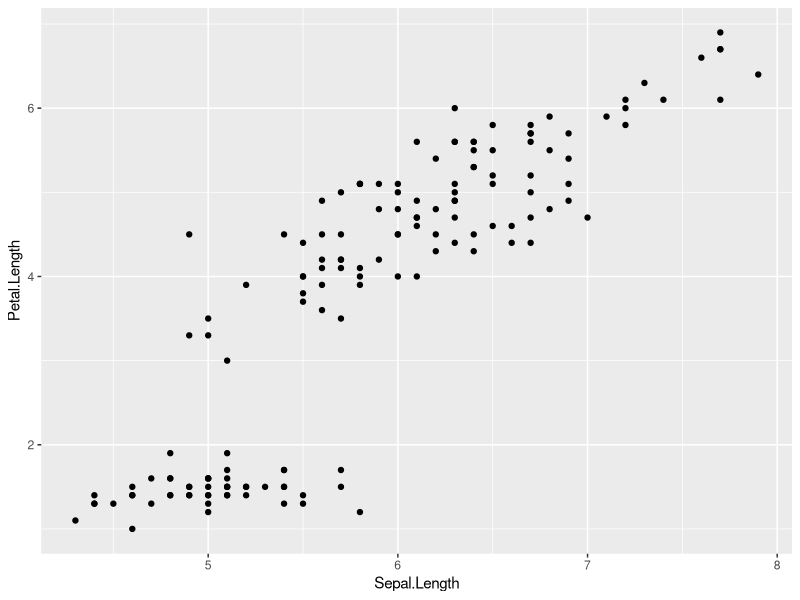
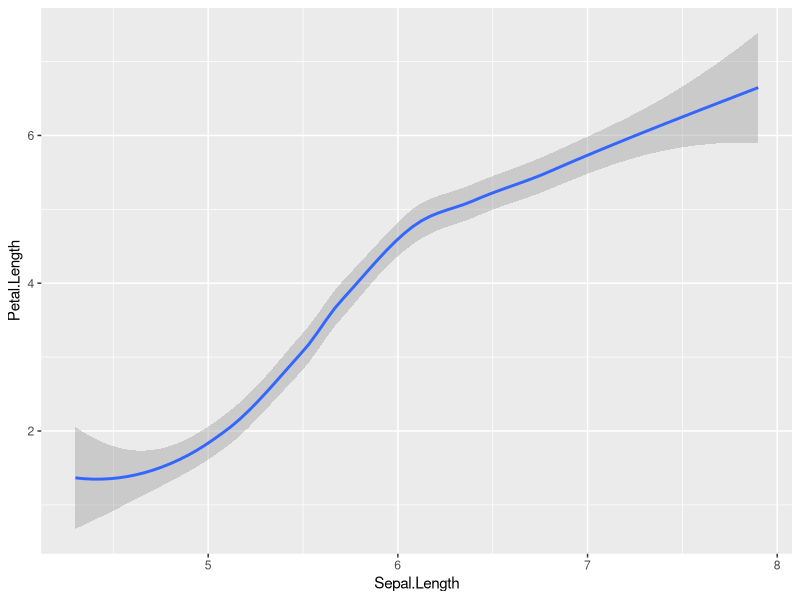
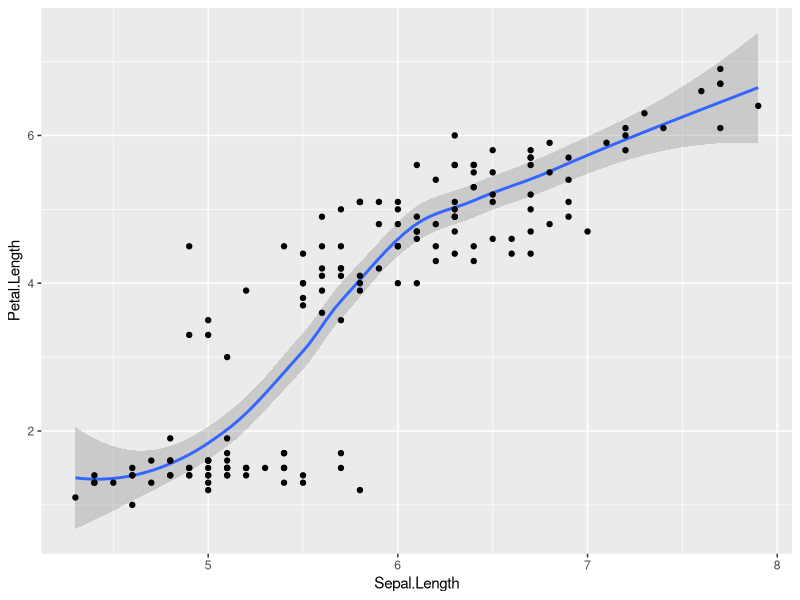
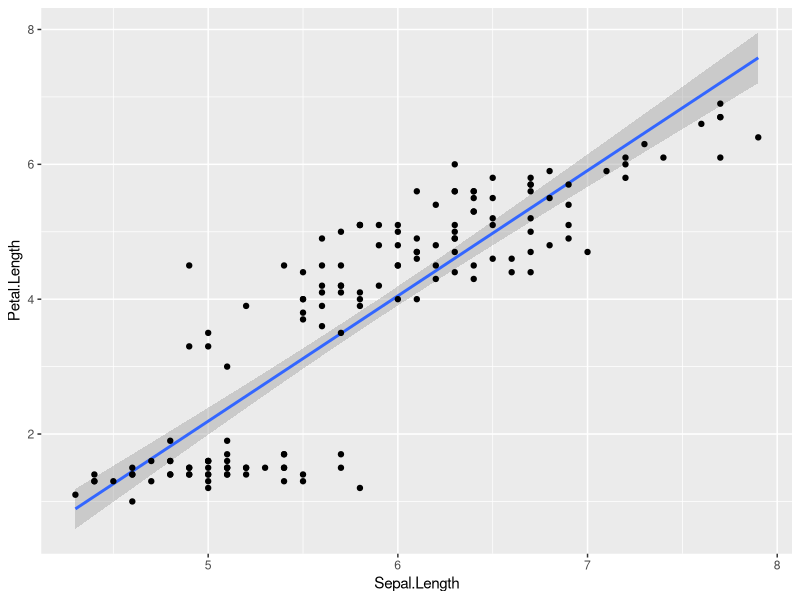
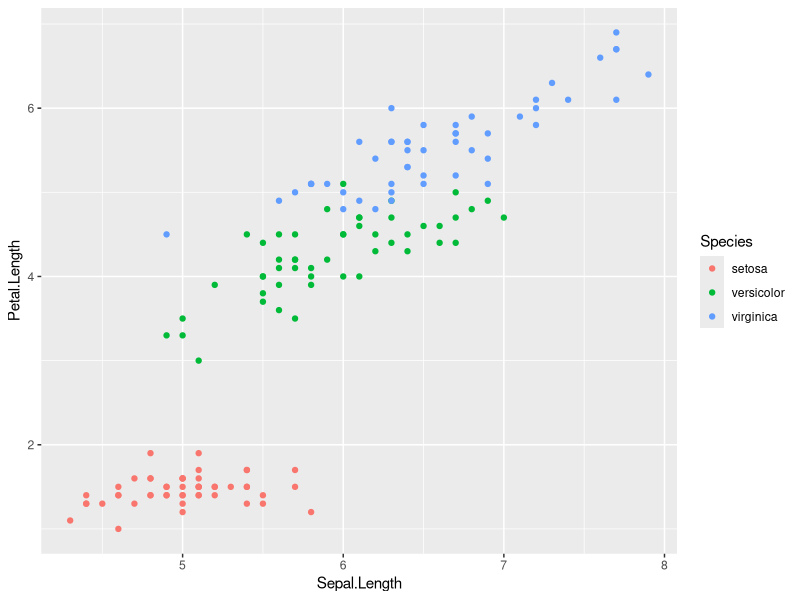
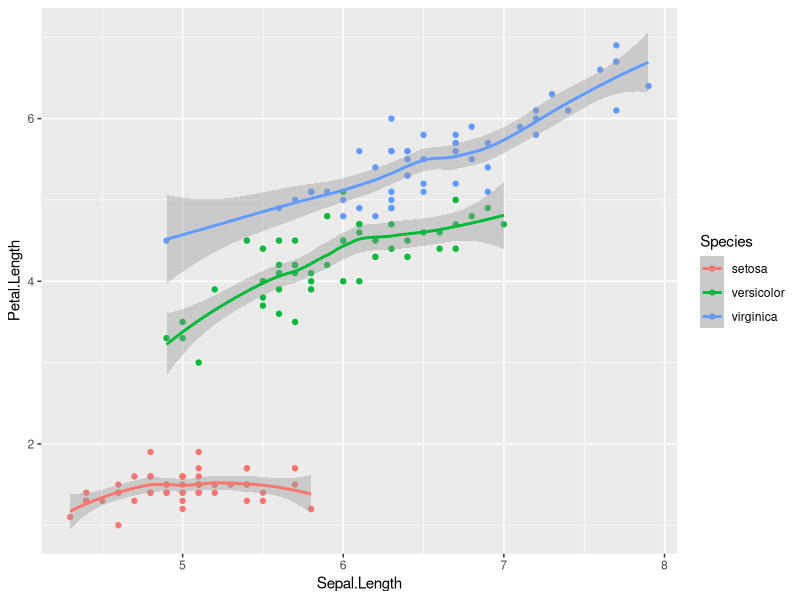
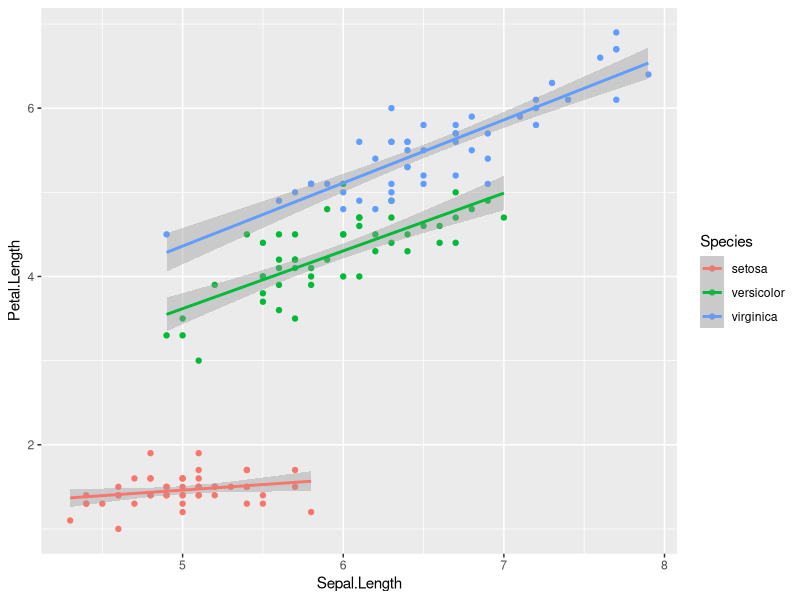
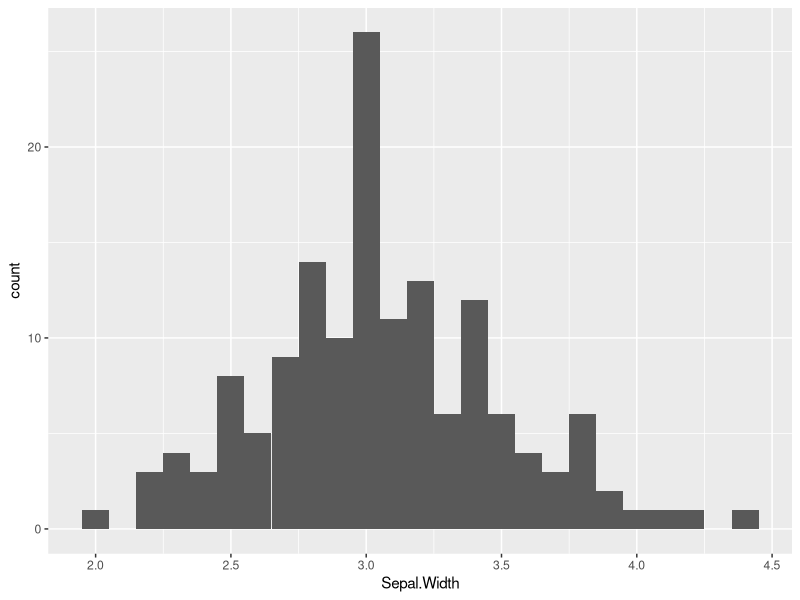

Write R code to recreate these figures, in order.
## ---- chunk 1
library(tidyverse)
## ---- chunk 2
iris %>%
  ggplot(aes(x = Sepal.Length, y = Petal.Length)) +
  geom_point()
## ---- chunk 3
iris %>%
  ggplot(aes(x = Sepal.Length, y = Petal.Length)) +
  geom_smooth()
## ---- chunk 4
iris %>%
  ggplot(aes(x = Sepal.Length, y = Petal.Length)) +
  geom_smooth() +
  geom_point()
## ---- chunk 5
iris %>%
  ggplot(aes(x = Sepal.Length, y = Petal.Length)) +
  geom_smooth(method = "lm") +
  geom_point()
## ---- chunk 6
iris %>%
  ggplot(aes(x = Sepal.Length, y = Petal.Length, colour = Species)) +
  geom_point()
## ---- chunk 7
iris %>%
  ggplot(aes(x = Sepal.Length, y = Petal.Length, colour = Species)) +
  geom_point() +
  geom_smooth()
## ---- chunk 8
iris %>%
  ggplot(aes(x = Sepal.Length, y = Petal.Length, colour = Species)) +
  geom_point() +
  geom_smooth(method = "lm")
## ---- chunk 9
iris %>%
  ggplot(aes(x = Sepal.Width)) +
  geom_histogram(binwidth = 0.1)
## ---- chunk 10
iris %>%
  ggplot(aes(x = Sepal.Length)) +
  geom_density()
## ---- chunk 11
iris %>%
  ggplot(aes(x = Sepal.Length, fill = Species)) +
  geom_density()
## ---- chunk 12
iris %>%
  ggplot(aes(x = Sepal.Length, fill = Species)) +
  geom_density(alpha = 0.5)  # 50% transparency
## ---- chunk 13
iris %>%
  group_by(Species) %>%
  rename(SL = Sepal.Length) %>%
  summarise(n = n(), Sepal.Length = mean(SL), stdev = sd(SL)) %>%
  ggplot(aes(x = Species, y = Sepal.Length, fill = Species)) +
  geom_bar(stat = "identity") +
  geom_errorbar(aes(ymin=Sepal.Length-stdev, ymax=Sepal.Length+stdev),
                width=.3, position=position_dodge(.9))
## ---- chunk 14
iris %>%
  ggplot(aes(x = Species, y = Sepal.Length, fill = Species)) +
  geom_violin(alpha = 0.5) +
  geom_boxplot(width = 0.2)
## ---- chunk 15
haggis <- read_csv("files/quant-data-vis/haggis.csv")
## ---- chunk 16
haggis %>%
  ggplot(aes(x = group, y = height, fill = group)) +
  geom_violin(alpha = 0.5) +
  geom_boxplot(width = 0.1)
## ---- chunk 17
haggis %>%
  ggplot(aes(x = height, fill = music_taste)) +
  geom_density(alpha = 0.5)
## ---- chunk 18
haggis %>%
  ggplot(aes(x = age, fill = music_taste)) +
  geom_density(alpha = 0.5)
## ---- chunk 19
haggis %>%
  ggplot(aes(x = age, y = height)) +
  geom_point() +
  geom_smooth(method = "lm")
## ---- chunk 20
haggis %>%
  ggplot(aes(x = age, y = height, colour = group)) +
  geom_point() +
  geom_smooth(method = "lm")
## ---- chunk 21
haggis %>%
  ggplot(aes(x = group, y = height, fill = music_taste)) +
  geom_violin(alpha = 0.5) +
  geom_boxplot(width = 0.2, position = position_dodge(width = 0.9))
## ---- chunk 22
haggis %>%
  ggplot(aes(x = group, y = height, fill = music_taste)) +
  geom_violin(alpha = 0.5) +
  geom_boxplot(width = 0.2, position = position_dodge(width = 0.9)) +
  labs(
    title = "Eat Yer Porridge",
    subtitle = "The Effect of Breakfast Habits on Height",
    x = "Breakfast Group",
    y = "Height (cm)",
    caption = "Based on 2019 Data from the Silver Spoon Porridge Company Survey"
  )
## ---- chunk 23
haggis %>%
  ggplot(aes(x = group, y = height, fill = music_taste)) +
  geom_violin(alpha = 0.5) +
  geom_boxplot(width = 0.2, position = position_dodge(width = 0.9)) +
  theme_dark()
